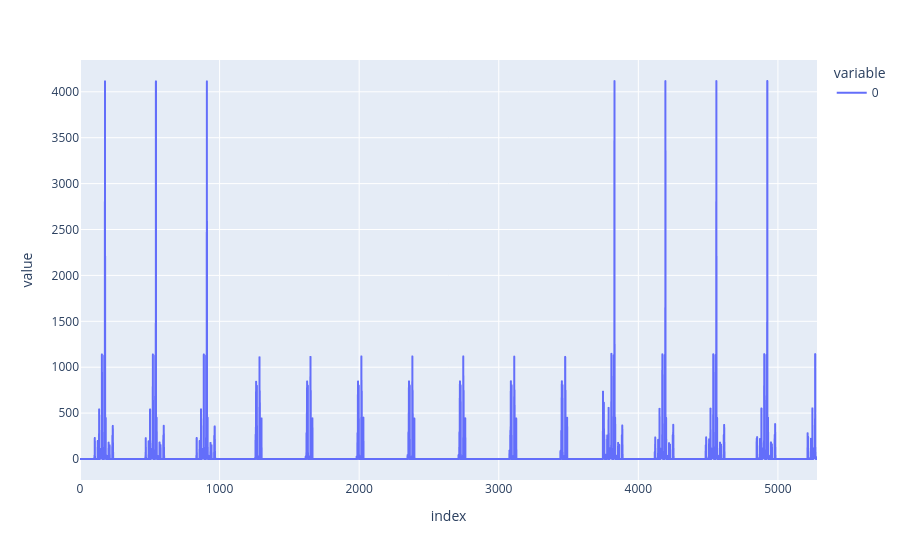

Write notebook code for a chart like this one.
### Code cell
px.line(drought_streamflow)

### Figure 1 — Plotly figure (JSON) as saved in the notebook; plotly's stock layout.template omitted (floating-point values rounded to 4 significant figures; data arrays with more than 128 entries replaced by an {"elided": "..."} marker saying what was removed)
{"data": [{"hovertemplate": "variable=0<br>index=%{x}<br>value=%{y}<extra></extra>", "legendgroup": "0", "line": {"color": "#636efa", "dash": "solid"}, "marker": {"symbol": "circle"}, "mode": "lines", "name": "0", "showlegend": true, "type": "scattergl", "x": {"elided": "5281 int values"}, "xaxis": "x", "y": {"elided": "5281 float values"}, "yaxis": "y"}], "layout": {"legend": {"title": {"text": "variable"}, "tracegroupgap": 0}, "margin": {"t": 60}, "xaxis": {"anchor": "y", "domain": [0, 1], "title": {"text": "index"}}, "yaxis": {"anchor": "x", "domain": [0, 1], "title": {"text": "value"}}}}
